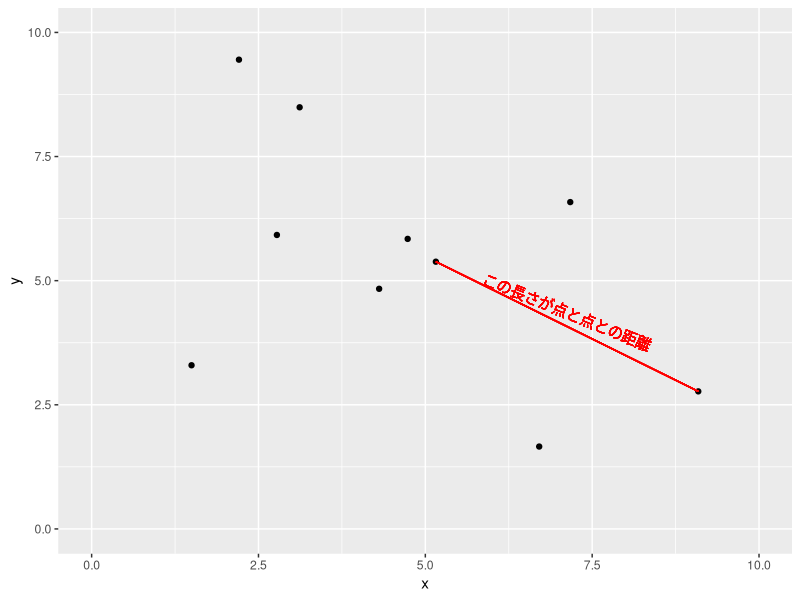
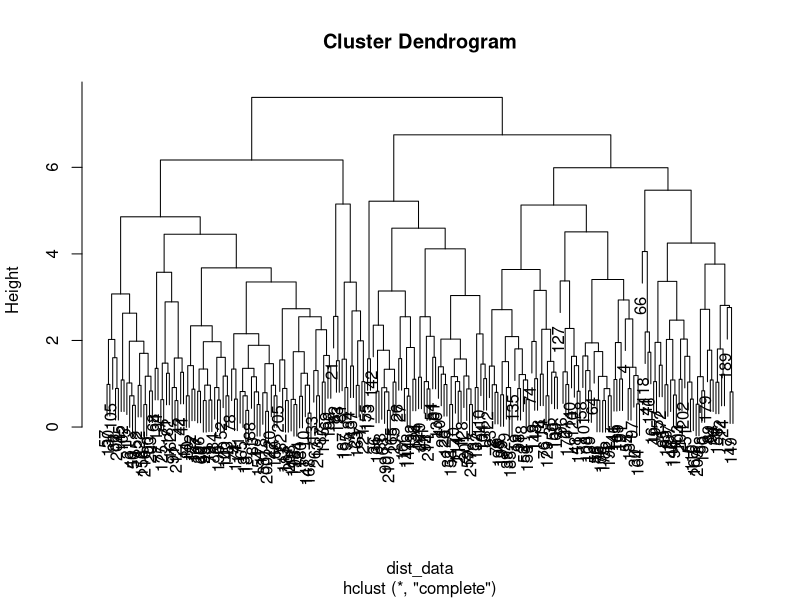
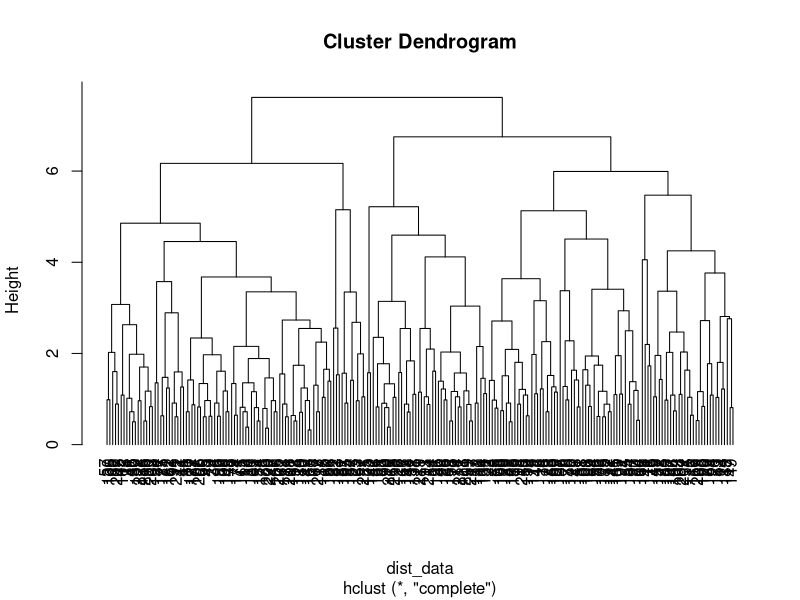
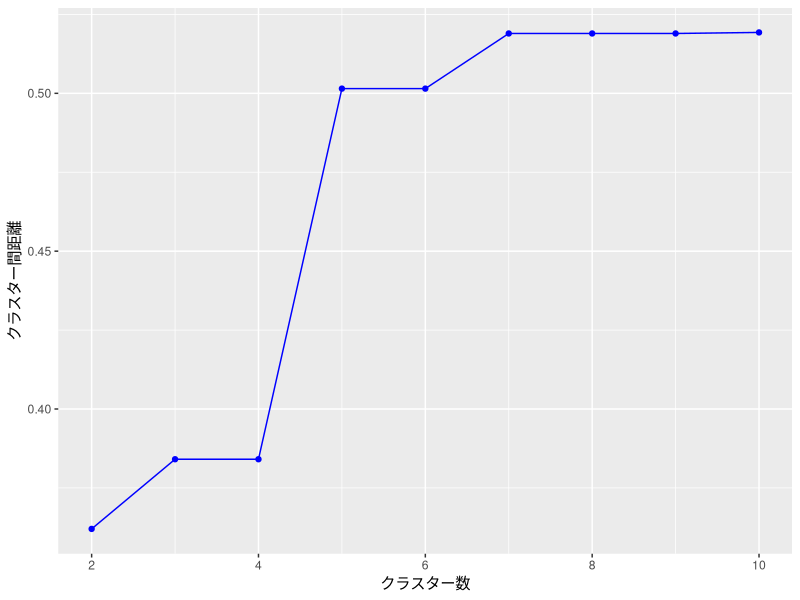
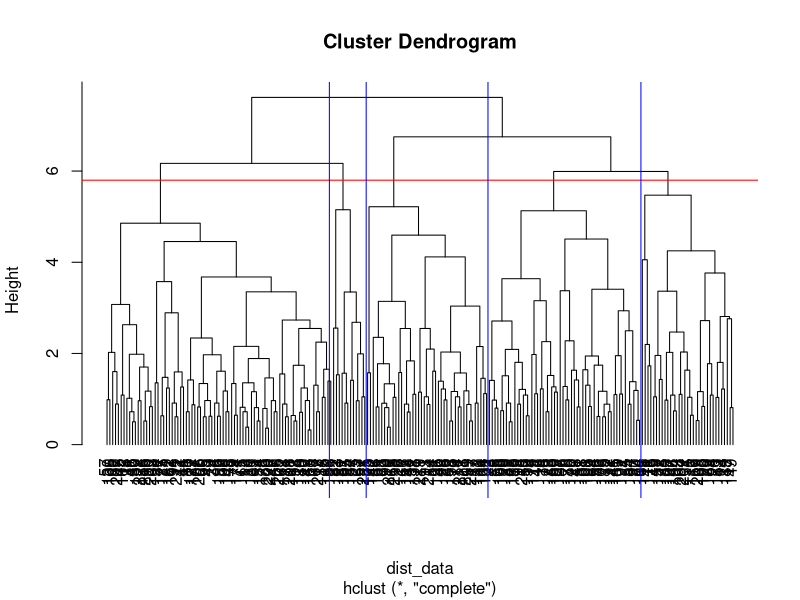
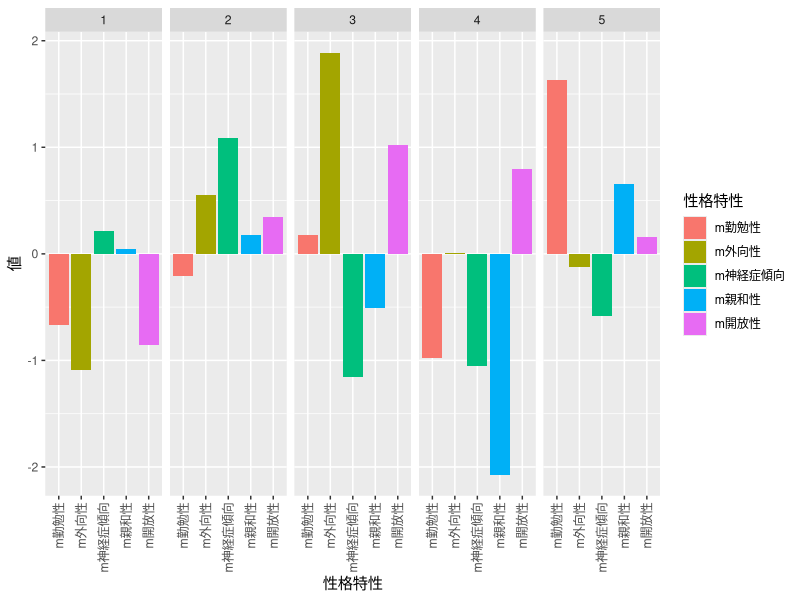
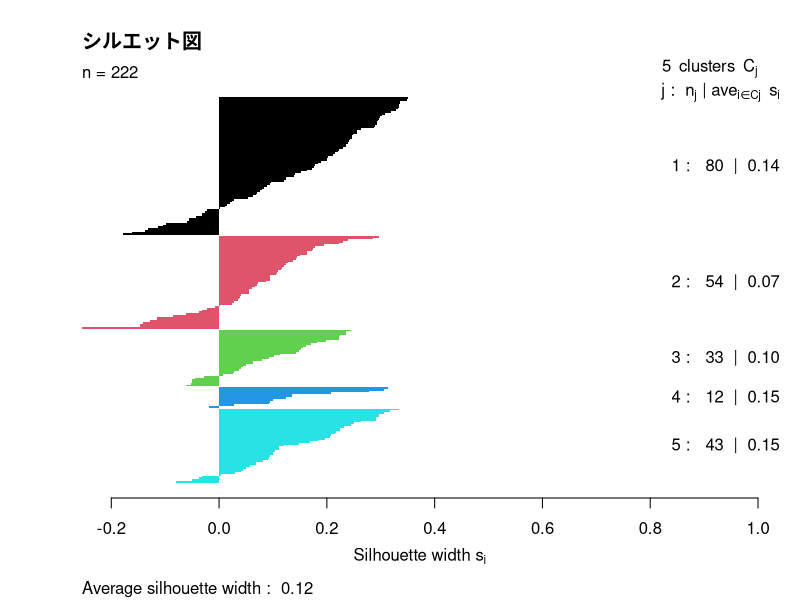
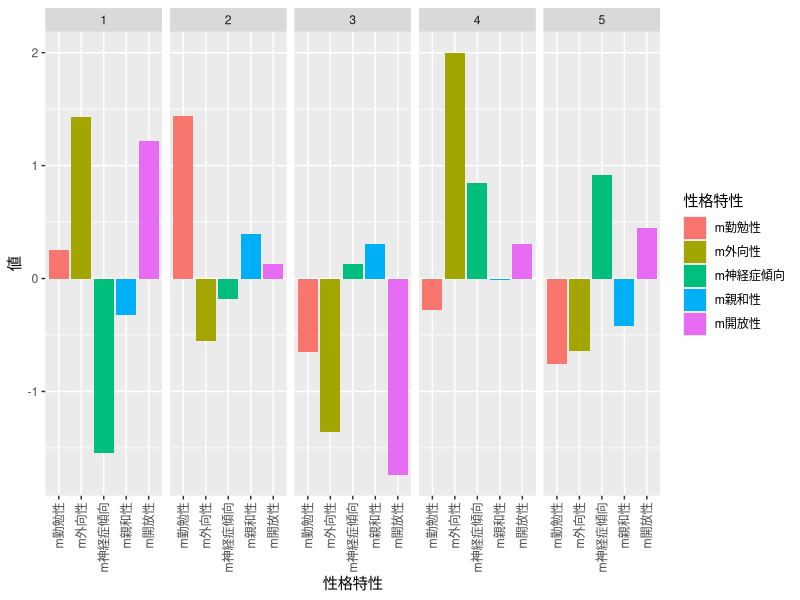

Write the R code that produced these figures, in order.
## ---- chunk 1
knitr::opts_chunk$set(echo = TRUE)
library(tidyverse)
## ---- chunk 2

# ggplotを使って描画
set.seed(322)
x <- truncnorm::rtruncnorm(10, a=1, b=10, mean=5, sd=4)
y <- truncnorm::rtruncnorm(10, a=1, b=10, mean=5, sd=4)
df <- data.frame(x=x, y=y)
ggplot(df, aes(x=x, y=y)) +
  geom_point() + 
  geom_segment(x=x[2], y=y[2], xend=x[1], yend=y[1], col="red") + 
  geom_text(x=(x[1]+x[2])/2, y=(y[1]+y[2])/2+0.3, label="この長さが点と点との距離", col="red",angle=-22.2 )+ # 35度回転させる
  coord_cartesian(xlim=c(0, 10), ylim=c(0, 10))


## ---- chunk 3
# データの読み込み
data <- read.csv("practice/example_14_1.csv")

# データの確認
head(data)
## ---- chunk 4
head(data[c("外向性", "親和性", "勤勉性", "神経症傾向", "開放性")])
## ---- chunk 5
# データの標準化
data_std <- scale(data[c("外向性", "親和性", "勤勉性", "神経症傾向", "開放性")])

# 距離の計算
dist_data <- dist(data_std)
## ---- chunk 6
print(round(as.matrix(dist_data)[1:5, 1:5],3))
## ---- chunk 7
# 階層的クラスタリング
hc <- hclust(dist_data)

# デンドログラムの描画（hangをデフォルトにした場合）
plot(hc)

# デンドログラムの描画 その2（hangを-1にした場合）
plot(hc, hang=-1)
## ---- chunk 8
# エルボーグラフのプロット
ggplot() +
  geom_point(aes(x=c(2:10), y=hc$height[c(2:10)]), col="blue") +
  geom_line(aes(x=2:10, y=hc$height[c(2:10)]), col="blue") +
  xlab("クラスター数") +   ylab("クラスター間距離")
## ---- chunk 9
plot(hc, hang=-1)
abline(h=5.8, col="red")
# 縦ライン
abline(v=79.5, col="blue")
abline(v=92.5, col="blue")
abline(v=135.5, col="blue")
abline(v=189.5, col="blue")

## ---- chunk 10
# クラスター分け
cluster_res <- cutree(hc, k=5)
print(cluster_res)
## ---- chunk 11
# クラスターの割り当て
data$cluster_res <- cluster_res

# クラスターごとのサンプル数
table(data$cluster_res)
## ---- chunk 12
# 中心化
data$m外向性 <- data$外向性 - mean(data$外向性)
data$m親和性 <- data$親和性 - mean(data$親和性)
data$m勤勉性 <- data$勤勉性 - mean(data$勤勉性)
data$m神経症傾向 <- data$神経症傾向 - mean(data$神経症傾向)
data$m開放性 <- data$開放性 - mean(data$開放性)

#クラスタ番号を要因型に
data$cluster_res <- as.factor(data$cluster_res)

# ロング型に変換
df <- pivot_longer(data, 
        cols = c("m外向性", "m親和性", "m勤勉性", "m神経症傾向", "m開放性"), 
        names_to = "性格特性", 
        values_to = "値")

# ggplotで可視化　グループごとに各性格特性の平均値を棒グラフで表示
ggplot(df,aes(x=性格特性, y=値,fill=性格特性)) +
  geom_bar( stat="summary", fun.data = mean_se) +
  theme(axis.text.x = element_text(angle = 90, hjust = 1, vjust = 0.5)) + # x軸のラベルを縦向きに
  facet_wrap(~cluster_res, nrow=1)

## ---- chunk 13
library(cluster)
# クラスター分けまですでに済んでいる前提

# シルエット係数の計算
sil <- silhouette(cluster_res, dist_data)

# シルエット図の描画
plot(sil, main = "シルエット図", col = 1:5, border = NA)

## ---- chunk 14
summary_res<-summary(sil)
summary_res$avg.width
## ---- chunk 15
for(i in 2:10){
  cluster_res <- cutree(hc, k=i)
  sil <- silhouette(cluster_res, dist_data)
  sil_avg <- summary(sil)$avg.width
  cat("クラスタ数:", i, " 平均シルエット幅:", sil_avg, "\n")
}
## ---- chunk 16
data <- read.csv("practice/example_14_1.csv")
colnames(data)
## ---- chunk 17
# 乱数のシードを固定
set.seed(13)

# k-means法の実行
kmeans_res <- kmeans(data[c("外向性", "親和性", "勤勉性", "神経症傾向", "開放性")], centers=5, nstart=25)

# クラスターの割り当て
data$cluster_res_kmeans <- kmeans_res$cluster

# クラスターごとのサンプル数
table(data$cluster_res_kmeans)
## ---- chunk 18
# 中心化
data$m外向性 <- data$外向性 - mean(data$外向性)
data$m親和性 <- data$親和性 - mean(data$親和性)
data$m勤勉性 <- data$勤勉性 - mean(data$勤勉性)
data$m神経症傾向 <- data$神経症傾向 - mean(data$神経症傾向)
data$m開放性 <- data$開放性 - mean(data$開放性)

#クラスタ番号を要因型に
data$cluster_res_kmeans <- as.factor(data$cluster_res_kmeans)

# ロング型に変換
df <- pivot_longer(data, 
        cols = c("m外向性", "m親和性", "m勤勉性", "m神経症傾向", "m開放性"), 
        names_to = "性格特性", 
        values_to = "値")

# ggplotで可視化　グループごとに各性格特性の平均値を棒グラフで表示
ggplot(df,aes(x=性格特性, y=値,fill=性格特性)) +
  geom_bar( stat="summary", fun.data = mean_se) +
  theme(axis.text.x = element_text(angle = 90, hjust = 1, vjust = 0.5)) + # x軸のラベルを縦向きに
  facet_wrap(~cluster_res_kmeans, nrow=1)

## ---- chunk 19
library(cluster)
# クラスター分けまですでに済んでいる前提

# シルエット係数の計算
sil <- silhouette( kmeans_res$cluster, dist(data[c("外向性", "親和性", "勤勉性", "神経症傾向", "開放性")]))
# シルエット図の描画
plot(sil, main = "シルエット図", col = 1:5, border = NA)
## ---- chunk 20
for(i in 2:10){
  set.seed(13)
  kmeans_res <- kmeans(data[c("外向性", "親和性", "勤勉性", "神経症傾向", "開放性")], centers=i, nstart=25)

  sil <- silhouette(kmeans_res$cluster, dist_data)
  sil_avg <- summary(sil)$avg.width
  cat("クラスタ数:", i, " 平均シルエット幅:", sil_avg, "\n")
}
